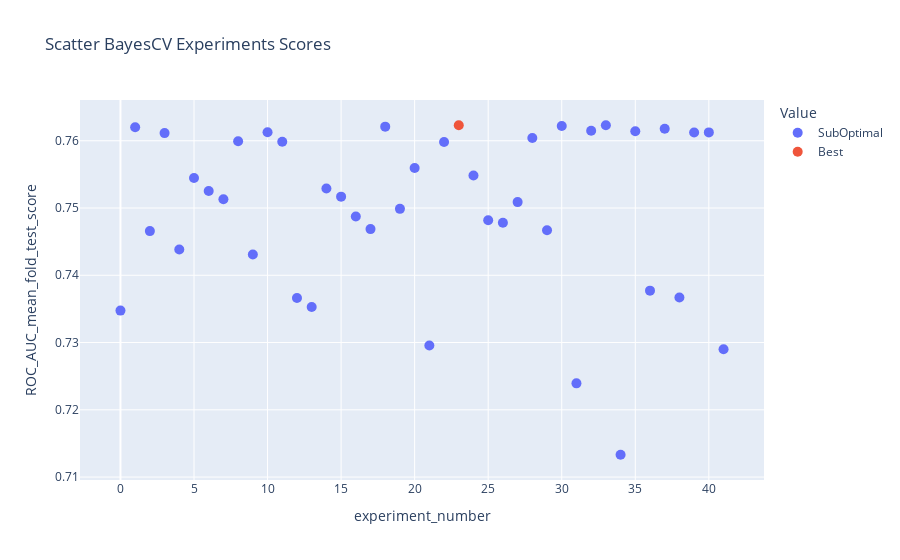

Notebook code cell kept with this figure:
### Code cell
import plotly.express as px

fig = px.scatter(df_plotly, y="ROC_AUC_mean_fold_test_score",color="Value", x="experiment_number",hover_data=ploty_hover,title="Scatter BayesCV Experiments Scores")
# px.scatter()
fig.update_traces(marker_size=10)
fig.show()
fig.write_html(f"../ift6758/models/{experiment}.html",include_plotlyjs = 'cdn',include_mathjax ='cdn',)

### Figure 1 — Plotly figure (JSON) as saved in the notebook; plotly's stock layout.template omitted (floating-point values rounded to 4 significant figures; data arrays with more than 128 entries replaced by an {"elided": "..."} marker saying what was removed)
{"data": [{"customdata": {"elided": "41x4 float values"}, "hovertemplate": "Value=SubOptimal<br>experiment_number=%{x}<br>ROC_AUC_mean_fold_test_score=%{y}<br>gamma=%{customdata[0]}<br>learning_rate=%{customdata[1]}<br>max_depth=%{customdata[2]}<br>n_estimators=%{customdata[3]}<extra></extra>", "legendgroup": "SubOptimal", "marker": {"color": "#636efa", "size": 10, "symbol": "circle"}, "mode": "markers", "name": "SubOptimal", "orientation": "v", "showlegend": true, "type": "scatter", "x": [0, 1, 2, 3, 4, 5, 6, 7, 8, 9, 10, 11, 12, 13, 14, 15, 16, 17, 18, 19, 20, 21, 22, 24, 25, 26, 27, 28, 29, 30, 31, 32, 33, 34, 35, 36, 37, 38, 39, 40, 41], "xaxis": "x", "y": [0.7347, 0.762, 0.7466, 0.7611, 0.7438, 0.7545, 0.7525, 0.7513, 0.7599, 0.7431, 0.7613, 0.7598, 0.7366, 0.7353, 0.7529, 0.7517, 0.7487, 0.7469, 0.7621, 0.7499, 0.756, 0.7296, 0.7598, 0.7548, 0.7482, 0.7478, 0.7509, 0.7604, 0.7467, 0.7622, 0.7239, 0.7615, 0.7623, 0.7133, 0.7614, 0.7377, 0.7618, 0.7367, 0.7612, 0.7612, 0.729], "yaxis": "y"}, {"customdata": [[6.4, 0.1, 12, 100]], "hovertemplate": "Value=Best<br>experiment_number=%{x}<br>ROC_AUC_mean_fold_test_score=%{y}<br>gamma=%{customdata[0]}<br>learning_rate=%{customdata[1]}<br>max_depth=%{customdata[2]}<br>n_estimators=%{customdata[3]}<extra></extra>", "legendgroup": "Best", "marker": {"color": "#EF553B", "size": 10, "symbol": "circle"}, "mode": "markers", "name": "Best", "orientation": "v", "showlegend": true, "type": "scatter", "x": [23], "xaxis": "x", "y": [0.7623], "yaxis": "y"}], "layout": {"legend": {"title": {"text": "Value"}, "tracegroupgap": 0}, "title": {"text": "Scatter BayesCV Experiments Scores"}, "xaxis": {"anchor": "y", "domain": [0, 1], "title": {"text": "experiment_number"}}, "yaxis": {"anchor": "x", "domain": [0, 1], "title": {"text": "ROC_AUC_mean_fold_test_score"}}}}
